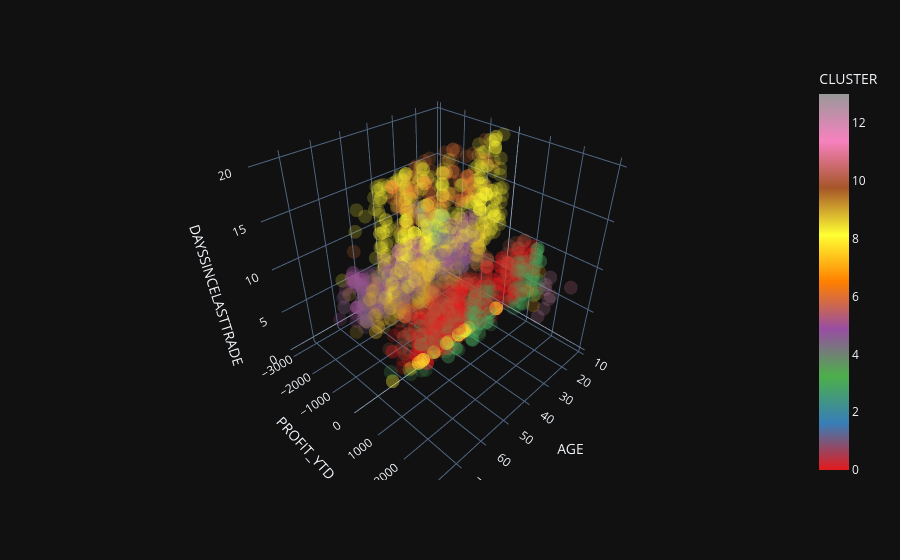

Here is the notebook cell this chart was saved with:
### Code cell
X_df = df_churn.copy()
X_df['CLUSTER'] = predicted
plotly_scatter_3d(X_df, x_name, y_name, z_name, color='CLUSTER')

### Figure 1 — Plotly figure (JSON) as saved in the notebook; plotly's stock layout.template omitted (floating-point values rounded to 4 significant figures; data arrays with more than 128 entries replaced by an {"elided": "..."} marker saying what was removed)
{"data": [{"hovertemplate": "AGE=%{x}<br>PROFIT_YTD=%{y}<br>DAYSSINCELASTTRADE=%{z}<br>CLUSTER=%{marker.color}<extra></extra>", "legendgroup": "", "marker": {"color": {"elided": "2066 int values"}, "coloraxis": "coloraxis", "opacity": 0.2, "symbol": "circle"}, "mode": "markers", "name": "", "scene": "scene", "showlegend": false, "type": "scatter3d", "x": {"elided": "2066 int values"}, "y": {"elided": "2066 float values"}, "z": {"elided": "2066 int values"}}], "layout": {"coloraxis": {"colorbar": {"title": {"text": "CLUSTER"}}, "colorscale": [[0, "rgb(228,26,28)"], [0.125, "rgb(55,126,184)"], [0.25, "rgb(77,175,74)"], [0.375, "rgb(152,78,163)"], [0.5, "rgb(255,127,0)"], [0.625, "rgb(255,255,51)"], [0.75, "rgb(166,86,40)"], [0.875, "rgb(247,129,191)"], [1, "rgb(153,153,153)"]]}, "legend": {"tracegroupgap": 0}, "margin": {"t": 60}, "scene": {"domain": {"x": [0, 1], "y": [0, 1]}, "xaxis": {"title": {"text": "AGE"}}, "yaxis": {"title": {"text": "PROFIT_YTD"}}, "zaxis": {"title": {"text": "DAYSSINCELASTTRADE"}}}}}
